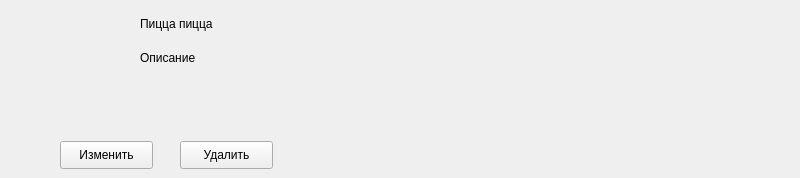
<?xml version="1.0" encoding="UTF-8"?>
<ui version="4.0">
 <class>Product</class>
 <widget class="QWidget" name="Product">
  <property name="geometry">
   <rect>
    <x>0</x>
    <y>0</y>
    <width>800</width>
    <height>178</height>
   </rect>
  </property>
  <property name="windowTitle">
   <string>Form</string>
  </property>
  <property name="styleSheet">
   <string notr="true"/>
  </property>
  <widget class="QPushButton" name="editBtn">
   <property name="geometry">
    <rect>
     <x>60</x>
     <y>141</y>
     <width>93</width>
     <height>28</height>
    </rect>
   </property>
   <property name="text">
    <string>Изменить</string>
   </property>
  </widget>
  <widget class="QPushButton" name="delBtn">
   <property name="geometry">
    <rect>
     <x>180</x>
     <y>141</y>
     <width>93</width>
     <height>28</height>
    </rect>
   </property>
   <property name="text">
    <string>Удалить</string>
   </property>
  </widget>
  <widget class="QWidget" name="widget_2" native="true">
   <property name="geometry">
    <rect>
     <x>10</x>
     <y>10</y>
     <width>800</width>
     <height>121</height>
    </rect>
   </property>
   <property name="styleSheet">
    <string notr="true"/>
   </property>
   <widget class="QWidget" name="widget" native="true">
    <property name="geometry">
     <rect>
      <x>130</x>
      <y>0</y>
      <width>800</width>
      <height>61</height>
     </rect>
    </property>
    <property name="maximumSize">
     <size>
      <width>800</width>
      <height>16777215</height>
     </size>
    </property>
    <layout class="QVBoxLayout" name="verticalLayout">
     <item>
      <widget class="QLabel" name="nameLabel">
       <property name="sizePolicy">
        <sizepolicy hsizetype="Preferred" vsizetype="Preferred">
         <horstretch>0</horstretch>
         <verstretch>0</verstretch>
        </sizepolicy>
       </property>
       <property name="font">
        <font>
         <pointsize>9</pointsize>
        </font>
       </property>
       <property name="text">
        <string>Пицца пицца</string>
       </property>
      </widget>
     </item>
     <item>
      <widget class="QLabel" name="descLabel">
       <property name="sizePolicy">
        <sizepolicy hsizetype="Preferred" vsizetype="Preferred">
         <horstretch>2</horstretch>
         <verstretch>0</verstretch>
        </sizepolicy>
       </property>
       <property name="text">
        <string>Описание</string>
       </property>
      </widget>
     </item>
    </layout>
   </widget>
   <widget class="QLabel" name="photoLabel">
    <property name="geometry">
     <rect>
      <x>2</x>
      <y>0</y>
      <width>121</width>
      <height>121</height>
     </rect>
    </property>
    <property name="text">
     <string/>
    </property>
    <property name="scaledContents">
     <bool>true</bool>
    </property>
   </widget>
   <zorder>widget</zorder>
   <zorder>photoLabel</zorder>
   <zorder>descLabel</zorder>
  </widget>
 </widget>
 <resources/>
 <connections/>
</ui>
